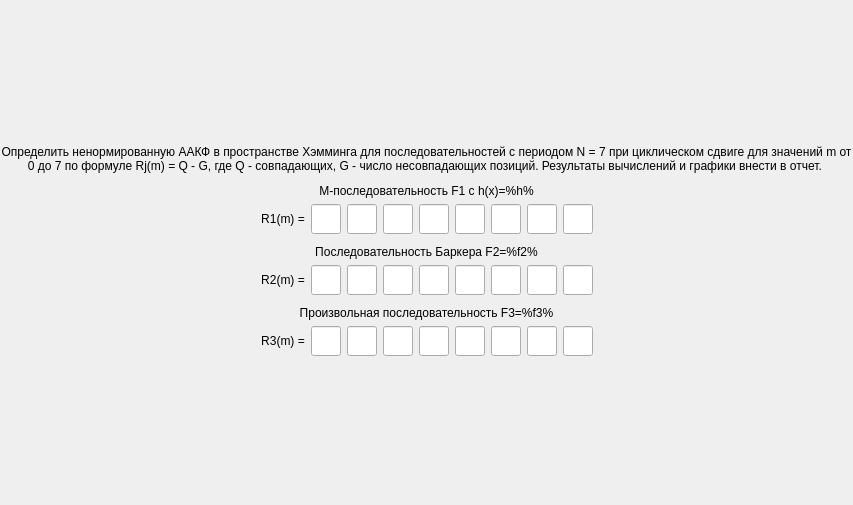
<?xml version="1.0" encoding="UTF-8"?>
<ui version="4.0">
 <class>ScreenTask2</class>
 <widget class="QFrame" name="ScreenTask2">
  <property name="geometry">
   <rect>
    <x>0</x>
    <y>0</y>
    <width>853</width>
    <height>505</height>
   </rect>
  </property>
  <property name="windowTitle">
   <string>Frame</string>
  </property>
  <layout class="QGridLayout" name="gridLayout">
   <property name="leftMargin">
    <number>0</number>
   </property>
   <property name="topMargin">
    <number>0</number>
   </property>
   <property name="rightMargin">
    <number>0</number>
   </property>
   <property name="bottomMargin">
    <number>0</number>
   </property>
   <item row="0" column="0">
    <layout class="QVBoxLayout" name="verticalLayout">
     <item>
      <spacer name="verticalSpacer">
       <property name="orientation">
        <enum>Qt::Vertical</enum>
       </property>
       <property name="sizeHint" stdset="0">
        <size>
         <width>0</width>
         <height>0</height>
        </size>
       </property>
      </spacer>
     </item>
     <item>
      <widget class="QLabel" name="label">
       <property name="styleSheet">
        <string notr="true">font: 75 16pt &quot;MS Shell Dlg 2&quot;;</string>
       </property>
       <property name="text">
        <string>Определить ненормированную ААКФ в пространстве Хэмминга для последовательностей с периодом N = 7 при циклическом сдвиге для значений m от 0 до 7 по формуле Rj(m) = Q - G, где Q - совпадающих, G - число несовпадающих позиций. Результаты вычислений и графики внести в отчет. </string>
       </property>
       <property name="alignment">
        <set>Qt::AlignCenter</set>
       </property>
       <property name="wordWrap">
        <bool>true</bool>
       </property>
      </widget>
     </item>
     <item>
      <spacer name="verticalSpacer_3">
       <property name="orientation">
        <enum>Qt::Vertical</enum>
       </property>
       <property name="sizeType">
        <enum>QSizePolicy::Minimum</enum>
       </property>
       <property name="sizeHint" stdset="0">
        <size>
         <width>0</width>
         <height>5</height>
        </size>
       </property>
      </spacer>
     </item>
     <item>
      <layout class="QVBoxLayout" name="verticalLayout_2">
       <item>
        <widget class="QLabel" name="title1">
         <property name="styleSheet">
          <string notr="true">font: 75 14pt &quot;MS Shell Dlg 2&quot;;</string>
         </property>
         <property name="text">
          <string>М-последовательность F1 с h(x)=%h%</string>
         </property>
         <property name="alignment">
          <set>Qt::AlignCenter</set>
         </property>
         <property name="wordWrap">
          <bool>true</bool>
         </property>
        </widget>
       </item>
       <item>
        <layout class="QHBoxLayout" name="horizontalLayout">
         <item>
          <spacer name="horizontalSpacer">
           <property name="orientation">
            <enum>Qt::Horizontal</enum>
           </property>
           <property name="sizeHint" stdset="0">
            <size>
             <width>0</width>
             <height>0</height>
            </size>
           </property>
          </spacer>
         </item>
         <item>
          <widget class="QLabel" name="label_3">
           <property name="styleSheet">
            <string notr="true">font: 75 14pt &quot;MS Shell Dlg 2&quot;;</string>
           </property>
           <property name="text">
            <string>R1(m) =</string>
           </property>
           <property name="alignment">
            <set>Qt::AlignCenter</set>
           </property>
           <property name="wordWrap">
            <bool>true</bool>
           </property>
          </widget>
         </item>
         <item>
          <widget class="QLineEdit" name="input11">
           <property name="sizePolicy">
            <sizepolicy hsizetype="Fixed" vsizetype="Fixed">
             <horstretch>0</horstretch>
             <verstretch>0</verstretch>
            </sizepolicy>
           </property>
           <property name="minimumSize">
            <size>
             <width>30</width>
             <height>30</height>
            </size>
           </property>
           <property name="maximumSize">
            <size>
             <width>30</width>
             <height>30</height>
            </size>
           </property>
           <property name="styleSheet">
            <string notr="true">font: 12pt &quot;MS Shell Dlg 2&quot;;</string>
           </property>
           <property name="alignment">
            <set>Qt::AlignCenter</set>
           </property>
          </widget>
         </item>
         <item>
          <widget class="QLineEdit" name="input12">
           <property name="sizePolicy">
            <sizepolicy hsizetype="Fixed" vsizetype="Fixed">
             <horstretch>0</horstretch>
             <verstretch>0</verstretch>
            </sizepolicy>
           </property>
           <property name="minimumSize">
            <size>
             <width>30</width>
             <height>30</height>
            </size>
           </property>
           <property name="maximumSize">
            <size>
             <width>30</width>
             <height>30</height>
            </size>
           </property>
           <property name="font">
            <font>
             <pointsize>12</pointsize>
            </font>
           </property>
           <property name="alignment">
            <set>Qt::AlignCenter</set>
           </property>
          </widget>
         </item>
         <item>
          <widget class="QLineEdit" name="input13">
           <property name="sizePolicy">
            <sizepolicy hsizetype="Fixed" vsizetype="Fixed">
             <horstretch>0</horstretch>
             <verstretch>0</verstretch>
            </sizepolicy>
           </property>
           <property name="minimumSize">
            <size>
             <width>30</width>
             <height>30</height>
            </size>
           </property>
           <property name="maximumSize">
            <size>
             <width>30</width>
             <height>30</height>
            </size>
           </property>
           <property name="font">
            <font>
             <pointsize>12</pointsize>
            </font>
           </property>
           <property name="alignment">
            <set>Qt::AlignCenter</set>
           </property>
          </widget>
         </item>
         <item>
          <widget class="QLineEdit" name="input14">
           <property name="sizePolicy">
            <sizepolicy hsizetype="Fixed" vsizetype="Fixed">
             <horstretch>0</horstretch>
             <verstretch>0</verstretch>
            </sizepolicy>
           </property>
           <property name="minimumSize">
            <size>
             <width>30</width>
             <height>30</height>
            </size>
           </property>
           <property name="maximumSize">
            <size>
             <width>30</width>
             <height>30</height>
            </size>
           </property>
           <property name="font">
            <font>
             <pointsize>12</pointsize>
            </font>
           </property>
           <property name="alignment">
            <set>Qt::AlignCenter</set>
           </property>
          </widget>
         </item>
         <item>
          <widget class="QLineEdit" name="input15">
           <property name="sizePolicy">
            <sizepolicy hsizetype="Fixed" vsizetype="Fixed">
             <horstretch>0</horstretch>
             <verstretch>0</verstretch>
            </sizepolicy>
           </property>
           <property name="minimumSize">
            <size>
             <width>30</width>
             <height>30</height>
            </size>
           </property>
           <property name="maximumSize">
            <size>
             <width>30</width>
             <height>30</height>
            </size>
           </property>
           <property name="font">
            <font>
             <pointsize>12</pointsize>
            </font>
           </property>
           <property name="alignment">
            <set>Qt::AlignCenter</set>
           </property>
          </widget>
         </item>
         <item>
          <widget class="QLineEdit" name="input16">
           <property name="sizePolicy">
            <sizepolicy hsizetype="Fixed" vsizetype="Fixed">
             <horstretch>0</horstretch>
             <verstretch>0</verstretch>
            </sizepolicy>
           </property>
           <property name="minimumSize">
            <size>
             <width>30</width>
             <height>30</height>
            </size>
           </property>
           <property name="maximumSize">
            <size>
             <width>30</width>
             <height>30</height>
            </size>
           </property>
           <property name="font">
            <font>
             <pointsize>12</pointsize>
            </font>
           </property>
           <property name="alignment">
            <set>Qt::AlignCenter</set>
           </property>
          </widget>
         </item>
         <item>
          <widget class="QLineEdit" name="input17">
           <property name="sizePolicy">
            <sizepolicy hsizetype="Fixed" vsizetype="Fixed">
             <horstretch>0</horstretch>
             <verstretch>0</verstretch>
            </sizepolicy>
           </property>
           <property name="minimumSize">
            <size>
             <width>30</width>
             <height>30</height>
            </size>
           </property>
           <property name="maximumSize">
            <size>
             <width>30</width>
             <height>30</height>
            </size>
           </property>
           <property name="font">
            <font>
             <pointsize>12</pointsize>
            </font>
           </property>
           <property name="alignment">
            <set>Qt::AlignCenter</set>
           </property>
          </widget>
         </item>
         <item>
          <widget class="QLineEdit" name="input18">
           <property name="sizePolicy">
            <sizepolicy hsizetype="Fixed" vsizetype="Fixed">
             <horstretch>0</horstretch>
             <verstretch>0</verstretch>
            </sizepolicy>
           </property>
           <property name="minimumSize">
            <size>
             <width>30</width>
             <height>30</height>
            </size>
           </property>
           <property name="maximumSize">
            <size>
             <width>30</width>
             <height>30</height>
            </size>
           </property>
           <property name="font">
            <font>
             <family>MS Shell Dlg 2</family>
             <pointsize>12</pointsize>
             <weight>50</weight>
             <italic>false</italic>
             <bold>false</bold>
            </font>
           </property>
           <property name="styleSheet">
            <string notr="true"/>
           </property>
           <property name="alignment">
            <set>Qt::AlignCenter</set>
           </property>
          </widget>
         </item>
         <item>
          <spacer name="horizontalSpacer_2">
           <property name="orientation">
            <enum>Qt::Horizontal</enum>
           </property>
           <property name="sizeHint" stdset="0">
            <size>
             <width>0</width>
             <height>0</height>
            </size>
           </property>
          </spacer>
         </item>
        </layout>
       </item>
      </layout>
     </item>
     <item>
      <spacer name="verticalSpacer_4">
       <property name="orientation">
        <enum>Qt::Vertical</enum>
       </property>
       <property name="sizeType">
        <enum>QSizePolicy::Minimum</enum>
       </property>
       <property name="sizeHint" stdset="0">
        <size>
         <width>0</width>
         <height>5</height>
        </size>
       </property>
      </spacer>
     </item>
     <item>
      <layout class="QVBoxLayout" name="verticalLayout_3">
       <item>
        <widget class="QLabel" name="title2">
         <property name="styleSheet">
          <string notr="true">font: 75 14pt &quot;MS Shell Dlg 2&quot;;</string>
         </property>
         <property name="text">
          <string>Последовательность Баркера F2=%f2%</string>
         </property>
         <property name="alignment">
          <set>Qt::AlignCenter</set>
         </property>
         <property name="wordWrap">
          <bool>true</bool>
         </property>
        </widget>
       </item>
       <item>
        <layout class="QHBoxLayout" name="horizontalLayout_2">
         <item>
          <spacer name="horizontalSpacer_3">
           <property name="orientation">
            <enum>Qt::Horizontal</enum>
           </property>
           <property name="sizeHint" stdset="0">
            <size>
             <width>0</width>
             <height>0</height>
            </size>
           </property>
          </spacer>
         </item>
         <item>
          <widget class="QLabel" name="label_4">
           <property name="styleSheet">
            <string notr="true">font: 75 14pt &quot;MS Shell Dlg 2&quot;;</string>
           </property>
           <property name="text">
            <string>R2(m) =</string>
           </property>
           <property name="alignment">
            <set>Qt::AlignCenter</set>
           </property>
           <property name="wordWrap">
            <bool>true</bool>
           </property>
          </widget>
         </item>
         <item>
          <widget class="QLineEdit" name="input21">
           <property name="sizePolicy">
            <sizepolicy hsizetype="Fixed" vsizetype="Fixed">
             <horstretch>0</horstretch>
             <verstretch>0</verstretch>
            </sizepolicy>
           </property>
           <property name="minimumSize">
            <size>
             <width>30</width>
             <height>30</height>
            </size>
           </property>
           <property name="maximumSize">
            <size>
             <width>30</width>
             <height>30</height>
            </size>
           </property>
           <property name="font">
            <font>
             <pointsize>12</pointsize>
            </font>
           </property>
           <property name="alignment">
            <set>Qt::AlignCenter</set>
           </property>
          </widget>
         </item>
         <item>
          <widget class="QLineEdit" name="input22">
           <property name="sizePolicy">
            <sizepolicy hsizetype="Fixed" vsizetype="Fixed">
             <horstretch>0</horstretch>
             <verstretch>0</verstretch>
            </sizepolicy>
           </property>
           <property name="minimumSize">
            <size>
             <width>30</width>
             <height>30</height>
            </size>
           </property>
           <property name="maximumSize">
            <size>
             <width>30</width>
             <height>30</height>
            </size>
           </property>
           <property name="font">
            <font>
             <pointsize>12</pointsize>
            </font>
           </property>
           <property name="alignment">
            <set>Qt::AlignCenter</set>
           </property>
          </widget>
         </item>
         <item>
          <widget class="QLineEdit" name="input23">
           <property name="sizePolicy">
            <sizepolicy hsizetype="Fixed" vsizetype="Fixed">
             <horstretch>0</horstretch>
             <verstretch>0</verstretch>
            </sizepolicy>
           </property>
           <property name="minimumSize">
            <size>
             <width>30</width>
             <height>30</height>
            </size>
           </property>
           <property name="maximumSize">
            <size>
             <width>30</width>
             <height>30</height>
            </size>
           </property>
           <property name="font">
            <font>
             <pointsize>12</pointsize>
            </font>
           </property>
           <property name="alignment">
            <set>Qt::AlignCenter</set>
           </property>
          </widget>
         </item>
         <item>
          <widget class="QLineEdit" name="input24">
           <property name="sizePolicy">
            <sizepolicy hsizetype="Fixed" vsizetype="Fixed">
             <horstretch>0</horstretch>
             <verstretch>0</verstretch>
            </sizepolicy>
           </property>
           <property name="minimumSize">
            <size>
             <width>30</width>
             <height>30</height>
            </size>
           </property>
           <property name="maximumSize">
            <size>
             <width>30</width>
             <height>30</height>
            </size>
           </property>
           <property name="font">
            <font>
             <pointsize>12</pointsize>
            </font>
           </property>
           <property name="alignment">
            <set>Qt::AlignCenter</set>
           </property>
          </widget>
         </item>
         <item>
          <widget class="QLineEdit" name="input25">
           <property name="sizePolicy">
            <sizepolicy hsizetype="Fixed" vsizetype="Fixed">
             <horstretch>0</horstretch>
             <verstretch>0</verstretch>
            </sizepolicy>
           </property>
           <property name="minimumSize">
            <size>
             <width>30</width>
             <height>30</height>
            </size>
           </property>
           <property name="maximumSize">
            <size>
             <width>30</width>
             <height>30</height>
            </size>
           </property>
           <property name="font">
            <font>
             <pointsize>12</pointsize>
            </font>
           </property>
           <property name="alignment">
            <set>Qt::AlignCenter</set>
           </property>
          </widget>
         </item>
         <item>
          <widget class="QLineEdit" name="input26">
           <property name="sizePolicy">
            <sizepolicy hsizetype="Fixed" vsizetype="Fixed">
             <horstretch>0</horstretch>
             <verstretch>0</verstretch>
            </sizepolicy>
           </property>
           <property name="minimumSize">
            <size>
             <width>30</width>
             <height>30</height>
            </size>
           </property>
           <property name="maximumSize">
            <size>
             <width>30</width>
             <height>30</height>
            </size>
           </property>
           <property name="font">
            <font>
             <pointsize>12</pointsize>
            </font>
           </property>
           <property name="alignment">
            <set>Qt::AlignCenter</set>
           </property>
          </widget>
         </item>
         <item>
          <widget class="QLineEdit" name="input27">
           <property name="sizePolicy">
            <sizepolicy hsizetype="Fixed" vsizetype="Fixed">
             <horstretch>0</horstretch>
             <verstretch>0</verstretch>
            </sizepolicy>
           </property>
           <property name="minimumSize">
            <size>
             <width>30</width>
             <height>30</height>
            </size>
           </property>
           <property name="maximumSize">
            <size>
             <width>30</width>
             <height>30</height>
            </size>
           </property>
           <property name="font">
            <font>
             <pointsize>12</pointsize>
            </font>
           </property>
           <property name="alignment">
            <set>Qt::AlignCenter</set>
           </property>
          </widget>
         </item>
         <item>
          <widget class="QLineEdit" name="input28">
           <property name="sizePolicy">
            <sizepolicy hsizetype="Fixed" vsizetype="Fixed">
             <horstretch>0</horstretch>
             <verstretch>0</verstretch>
            </sizepolicy>
           </property>
           <property name="minimumSize">
            <size>
             <width>30</width>
             <height>30</height>
            </size>
           </property>
           <property name="maximumSize">
            <size>
             <width>30</width>
             <height>30</height>
            </size>
           </property>
           <property name="font">
            <font>
             <pointsize>12</pointsize>
            </font>
           </property>
           <property name="alignment">
            <set>Qt::AlignCenter</set>
           </property>
          </widget>
         </item>
         <item>
          <spacer name="horizontalSpacer_4">
           <property name="orientation">
            <enum>Qt::Horizontal</enum>
           </property>
           <property name="sizeHint" stdset="0">
            <size>
             <width>0</width>
             <height>0</height>
            </size>
           </property>
          </spacer>
         </item>
        </layout>
       </item>
      </layout>
     </item>
     <item>
      <spacer name="verticalSpacer_5">
       <property name="orientation">
        <enum>Qt::Vertical</enum>
       </property>
       <property name="sizeType">
        <enum>QSizePolicy::Minimum</enum>
       </property>
       <property name="sizeHint" stdset="0">
        <size>
         <width>0</width>
         <height>5</height>
        </size>
       </property>
      </spacer>
     </item>
     <item>
      <layout class="QVBoxLayout" name="verticalLayout_7">
       <item>
        <widget class="QLabel" name="title3">
         <property name="styleSheet">
          <string notr="true">font: 75 14pt &quot;MS Shell Dlg 2&quot;;</string>
         </property>
         <property name="text">
          <string>Произвольная последовательность F3=%f3%</string>
         </property>
         <property name="alignment">
          <set>Qt::AlignCenter</set>
         </property>
         <property name="wordWrap">
          <bool>true</bool>
         </property>
        </widget>
       </item>
       <item>
        <layout class="QHBoxLayout" name="horizontalLayout_5">
         <item>
          <spacer name="horizontalSpacer_9">
           <property name="orientation">
            <enum>Qt::Horizontal</enum>
           </property>
           <property name="sizeHint" stdset="0">
            <size>
             <width>0</width>
             <height>0</height>
            </size>
           </property>
          </spacer>
         </item>
         <item>
          <widget class="QLabel" name="label_7">
           <property name="styleSheet">
            <string notr="true">font: 75 14pt &quot;MS Shell Dlg 2&quot;;</string>
           </property>
           <property name="text">
            <string>R3(m) =</string>
           </property>
           <property name="alignment">
            <set>Qt::AlignCenter</set>
           </property>
           <property name="wordWrap">
            <bool>true</bool>
           </property>
          </widget>
         </item>
         <item>
          <widget class="QLineEdit" name="input31">
           <property name="sizePolicy">
            <sizepolicy hsizetype="Fixed" vsizetype="Fixed">
             <horstretch>0</horstretch>
             <verstretch>0</verstretch>
            </sizepolicy>
           </property>
           <property name="minimumSize">
            <size>
             <width>30</width>
             <height>30</height>
            </size>
           </property>
           <property name="maximumSize">
            <size>
             <width>30</width>
             <height>30</height>
            </size>
           </property>
           <property name="font">
            <font>
             <pointsize>12</pointsize>
            </font>
           </property>
           <property name="alignment">
            <set>Qt::AlignCenter</set>
           </property>
          </widget>
         </item>
         <item>
          <widget class="QLineEdit" name="input32">
           <property name="sizePolicy">
            <sizepolicy hsizetype="Fixed" vsizetype="Fixed">
             <horstretch>0</horstretch>
             <verstretch>0</verstretch>
            </sizepolicy>
           </property>
           <property name="minimumSize">
            <size>
             <width>30</width>
             <height>30</height>
            </size>
           </property>
           <property name="maximumSize">
            <size>
             <width>30</width>
             <height>30</height>
            </size>
           </property>
           <property name="font">
            <font>
             <pointsize>12</pointsize>
            </font>
           </property>
           <property name="alignment">
            <set>Qt::AlignCenter</set>
           </property>
          </widget>
         </item>
         <item>
          <widget class="QLineEdit" name="input33">
           <property name="sizePolicy">
            <sizepolicy hsizetype="Fixed" vsizetype="Fixed">
             <horstretch>0</horstretch>
             <verstretch>0</verstretch>
            </sizepolicy>
           </property>
           <property name="minimumSize">
            <size>
             <width>30</width>
             <height>30</height>
            </size>
           </property>
           <property name="maximumSize">
            <size>
             <width>30</width>
             <height>30</height>
            </size>
           </property>
           <property name="font">
            <font>
             <pointsize>12</pointsize>
            </font>
           </property>
           <property name="alignment">
            <set>Qt::AlignCenter</set>
           </property>
          </widget>
         </item>
         <item>
          <widget class="QLineEdit" name="input34">
           <property name="sizePolicy">
            <sizepolicy hsizetype="Fixed" vsizetype="Fixed">
             <horstretch>0</horstretch>
             <verstretch>0</verstretch>
            </sizepolicy>
           </property>
           <property name="minimumSize">
            <size>
             <width>30</width>
             <height>30</height>
            </size>
           </property>
           <property name="maximumSize">
            <size>
             <width>30</width>
             <height>30</height>
            </size>
           </property>
           <property name="font">
            <font>
             <pointsize>12</pointsize>
            </font>
           </property>
           <property name="alignment">
            <set>Qt::AlignCenter</set>
           </property>
          </widget>
         </item>
         <item>
          <widget class="QLineEdit" name="input35">
           <property name="sizePolicy">
            <sizepolicy hsizetype="Fixed" vsizetype="Fixed">
             <horstretch>0</horstretch>
             <verstretch>0</verstretch>
            </sizepolicy>
           </property>
           <property name="minimumSize">
            <size>
             <width>30</width>
             <height>30</height>
            </size>
           </property>
           <property name="maximumSize">
            <size>
             <width>30</width>
             <height>30</height>
            </size>
           </property>
           <property name="font">
            <font>
             <pointsize>12</pointsize>
            </font>
           </property>
           <property name="alignment">
            <set>Qt::AlignCenter</set>
           </property>
          </widget>
         </item>
         <item>
          <widget class="QLineEdit" name="input36">
           <property name="sizePolicy">
            <sizepolicy hsizetype="Fixed" vsizetype="Fixed">
             <horstretch>0</horstretch>
             <verstretch>0</verstretch>
            </sizepolicy>
           </property>
           <property name="minimumSize">
            <size>
             <width>30</width>
             <height>30</height>
            </size>
           </property>
           <property name="maximumSize">
            <size>
             <width>30</width>
             <height>30</height>
            </size>
           </property>
           <property name="font">
            <font>
             <pointsize>12</pointsize>
            </font>
           </property>
           <property name="alignment">
            <set>Qt::AlignCenter</set>
           </property>
          </widget>
         </item>
         <item>
          <widget class="QLineEdit" name="input37">
           <property name="sizePolicy">
            <sizepolicy hsizetype="Fixed" vsizetype="Fixed">
             <horstretch>0</horstretch>
             <verstretch>0</verstretch>
            </sizepolicy>
           </property>
           <property name="minimumSize">
            <size>
             <width>30</width>
             <height>30</height>
            </size>
           </property>
           <property name="maximumSize">
            <size>
             <width>30</width>
             <height>30</height>
            </size>
           </property>
           <property name="font">
            <font>
             <pointsize>12</pointsize>
            </font>
           </property>
           <property name="alignment">
            <set>Qt::AlignCenter</set>
           </property>
          </widget>
         </item>
         <item>
          <widget class="QLineEdit" name="input38">
           <property name="sizePolicy">
            <sizepolicy hsizetype="Fixed" vsizetype="Fixed">
             <horstretch>0</horstretch>
             <verstretch>0</verstretch>
            </sizepolicy>
           </property>
           <property name="minimumSize">
            <size>
             <width>30</width>
             <height>30</height>
            </size>
           </property>
           <property name="maximumSize">
            <size>
             <width>30</width>
             <height>30</height>
            </size>
           </property>
           <property name="font">
            <font>
             <pointsize>12</pointsize>
            </font>
           </property>
           <property name="alignment">
            <set>Qt::AlignCenter</set>
           </property>
          </widget>
         </item>
         <item>
          <spacer name="horizontalSpacer_10">
           <property name="orientation">
            <enum>Qt::Horizontal</enum>
           </property>
           <property name="sizeHint" stdset="0">
            <size>
             <width>0</width>
             <height>0</height>
            </size>
           </property>
          </spacer>
         </item>
        </layout>
       </item>
      </layout>
     </item>
     <item>
      <spacer name="verticalSpacer_11">
       <property name="orientation">
        <enum>Qt::Vertical</enum>
       </property>
       <property name="sizeType">
        <enum>QSizePolicy::Minimum</enum>
       </property>
       <property name="sizeHint" stdset="0">
        <size>
         <width>0</width>
         <height>5</height>
        </size>
       </property>
      </spacer>
     </item>
     <item>
      <layout class="QHBoxLayout" name="horizontalLayout_6">
       <item>
        <spacer name="horizontalSpacer_12">
         <property name="orientation">
          <enum>Qt::Horizontal</enum>
         </property>
         <property name="sizeHint" stdset="0">
          <size>
           <width>0</width>
           <height>0</height>
          </size>
         </property>
        </spacer>
       </item>
       <item>
        <layout class="QHBoxLayout" name="charts"/>
       </item>
       <item>
        <spacer name="horizontalSpacer_11">
         <property name="orientation">
          <enum>Qt::Horizontal</enum>
         </property>
         <property name="sizeHint" stdset="0">
          <size>
           <width>0</width>
           <height>0</height>
          </size>
         </property>
        </spacer>
       </item>
      </layout>
     </item>
     <item>
      <spacer name="verticalSpacer_2">
       <property name="orientation">
        <enum>Qt::Vertical</enum>
       </property>
       <property name="sizeHint" stdset="0">
        <size>
         <width>0</width>
         <height>0</height>
        </size>
       </property>
      </spacer>
     </item>
    </layout>
   </item>
  </layout>
 </widget>
 <resources/>
 <connections/>
</ui>
